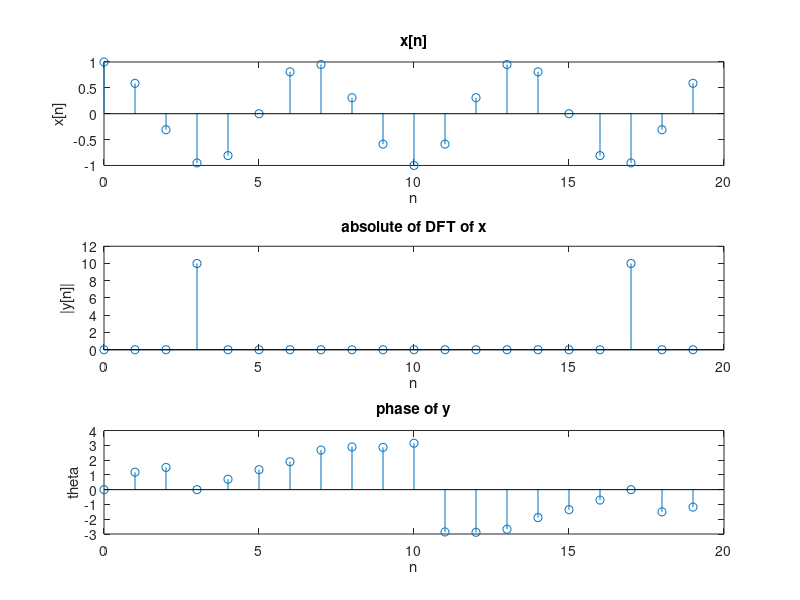

This figure's MATLAB source:
N=20;
n=0:N-1;
wo=(3*pi)/10;
x=cos(wo*n);
y=fft(x,N);
figure
subplot(3,1,1)
stem(n,x);
title('x[n]')
xlabel('n');
ylabel('x[n]');
subplot(3,1,2)
stem(n,abs(y));
title('absolute of DFT of x')
xlabel('n');
ylabel('|y[n]|');
subplot(3,1,3)
stem(n,angle(y));
title('phase of y')
xlabel('n');
ylabel('theta');
